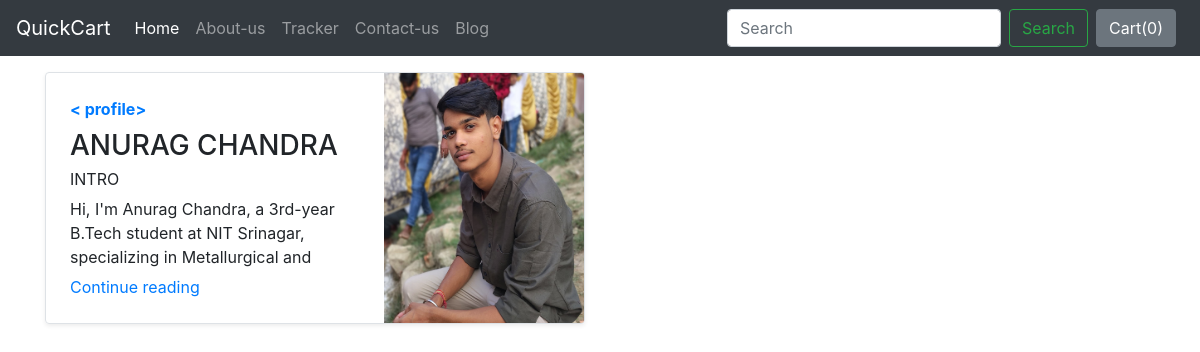
Screenshot of /blog/ with the database file from the repository.
### blog/models.py (models this page shows)
class Blogpost(models.Model):
    post_id = models.AutoField(primary_key= True)
    tilte = models.CharField(max_length=50)
    head0 = models.CharField(max_length=500, default="")
    chead0 = models.CharField(max_length=5000, default="")
    head1 = models.CharField(max_length=500, default="")
    chead1 = models.CharField(max_length=5000, default="")
    head2 = models.CharField(max_length=500, default="")
    chead2 = models.CharField(max_length=5000, default="")
    pub_date = models.DateField()
    thumbnail = models.ImageField(upload_to='shop/images', default="")
    def __str__(self):
        return self.tilte

### blog/views.py (the view)
# urls.py: path('', views.index,name='Home'),
def index(request):
    myposts= Blogpost.objects.all()
    print(myposts)
    return render(request, 'blog/index.html', {'myposts': myposts})

### blog/templates/blog/index.html (shortened to what this page needs)
{%extends 'blog/basic.html'%}
{%block body%}
<div class="container mt-3">
    <div class="row my-2">
        {% for item in myposts %}
        <div class="col-md-6">
            <div class="row no-gutters border rounded overflow-hidden flex-md-row mb-4 shadow-sm h-md-250 position-relative">
                <div class="col p-4 d-flex flex-column position-static">
                    <strong class="d-inline-block mb-2 text-primary">
                        < {{item.head0}}>
                    </strong>
                    <h3 class="mb-0">{{item.tilte}}</h3>
                    <p class="card-text mb-auto">{{item.head1}}</p>
                    <p class="card-text mb-auto">{{ item.chead1 | slice:"0:100" }}</p>
                    <a href="blogpost/{{item.post_id}}" class="stretched-link">Continue reading</a>
                </div>
                <div class="col-auto d-none d-lg-block">
                    <img src="/media/{{item.thumbnail}}" class="bd-placeholder-img" width="200" height="250" aria-label="Placeholder: Thumbnail">
                </div>
            </div>
        </div>
        {%endfor%}</div>
</div>
{%endblock%}

### blog/templates/blog/basic.html (shortened to what this page needs)
<!doctype html>
<html lang="en">
  <head>
    <link rel="stylesheet" href="https://stackpath.bootstrapcdn.com/bootstrap/4.2.1/css/bootstrap.min.css">
  </head>
  <body>
    <nav class="navbar navbar-expand-lg navbar-dark bg-dark">
  <a class="navbar-brand" href="/shop">QuickCart</a>
  <div class="collapse navbar-collapse" id="navbarSupportedContent">
    <ul class="navbar-nav mr-auto">
      <li class="nav-item active">
        <a class="nav-link" href="/shop">Home <span class="sr-only">(current)</span></a>
      </li>
      <li class="nav-item">
        <a class="nav-link" href="/shop/about">About-us</a>
      </li>
      <li class="nav-item">
        <a class="nav-link" href="/shop/tracker">Tracker</a>
      </li>
      <li class="nav-item">
        <a class="nav-link" href="/shop/contact">Contact-us</a>
      </li>
      <li class="nav-item">
        <a class="nav-link" href="/blog">Blog</a>
      </li>
      <li class="nav-item">
        <a class="nav-link" href="#"></a>
      </li>
    </ul>
    <form class="form-inline my-2 my-lg-0">
      <input class="form-control mr-sm-2" type="search" placeholder="Search" aria-label="Search">
      <button class="btn btn-outline-success my-2 my-sm-0" type="submit">Search</button>
    </form>
    <button type="button" class="btn btn-secondary mx-2" id="popcart" data-html="true" data-bs-container="body" data-bs-toggle="popover" data-bs-placement="bottom" data-bs-content="Bottom popover">
      Cart(<span id="cart">0</span>)
    </button>
  </div>
</nav>
{%block body%} {% endblock %}
  </body>
</html>

### rows the page displays
Blogpost: head0 "profile", tilte "ANURAG CHANDRA", head1 "INTRO", chead1 "Hi, I'm Anurag Chandra, a 3rd-year B.Tech student at NIT Srinagar, specializing in Metallurgical and", thumbnail (picture)
